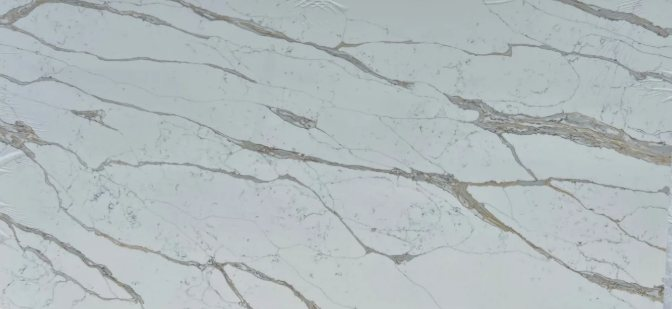
#> input picture img/s10.jpg, 672 x 309 px
$ python make_photo.py ../img/s1.jpg ../img/s10.jpg ../img/s10.jpg
#> lines starting #> are read from the running program, lines starting #| are printed output that depends on the picture; after the words box and inside, x2 and y2 are one past the last pixel; in counts of white or black regions, pixels touching at a corner belong together
# Синтетическое «фото с телефона» для теста экрана измерения: L-остаток 1500x900 мм, маркер 100 мм у верхнего края.
import sys, cv2, numpy as np
from PIL import Image
rng = np.random.default_rng(3)
k, pad = 1.8, 300
L = np.array([[0,0],[1500,0],[1500,400],[600,400],[600,900],[0,900]], float)
W, H = 4000, 3000
img = np.clip(rng.normal(75, 12, (H, W, 3)), 0, 255).astype(np.uint8)
poly = ((L + pad) * k).astype(np.int32)
stone = np.clip(rng.normal(200, 12, (H, W, 3)), 0, 255).astype(np.uint8)
m = np.zeros((H, W), np.uint8); cv2.fillPoly(m, [poly], 255); img[m > 0] = stone[m > 0]
#> after `cv2.fillPoly(m, [poly], 255)`:
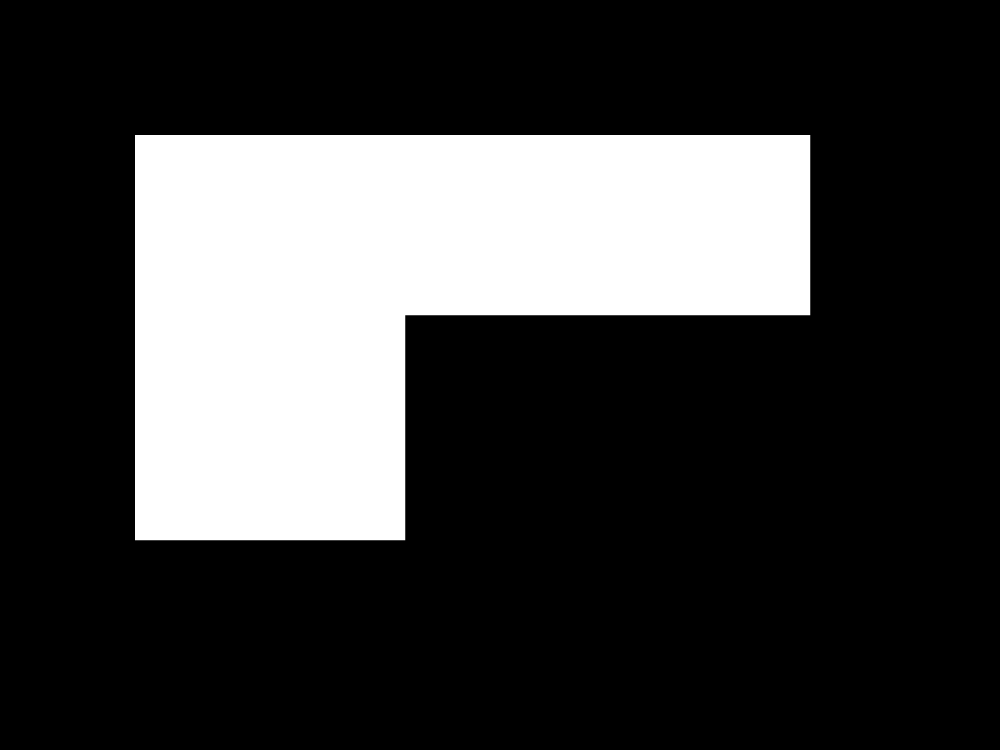
#> m: shape (3000, 4000) (shown at 1/4 size); 24.3% white; 1 white region, box (x1, y1, x2, y2) and area: (540, 540, 3241, 2161) 2920321
#> after `img[m > 0] = stone[m > 0]`:
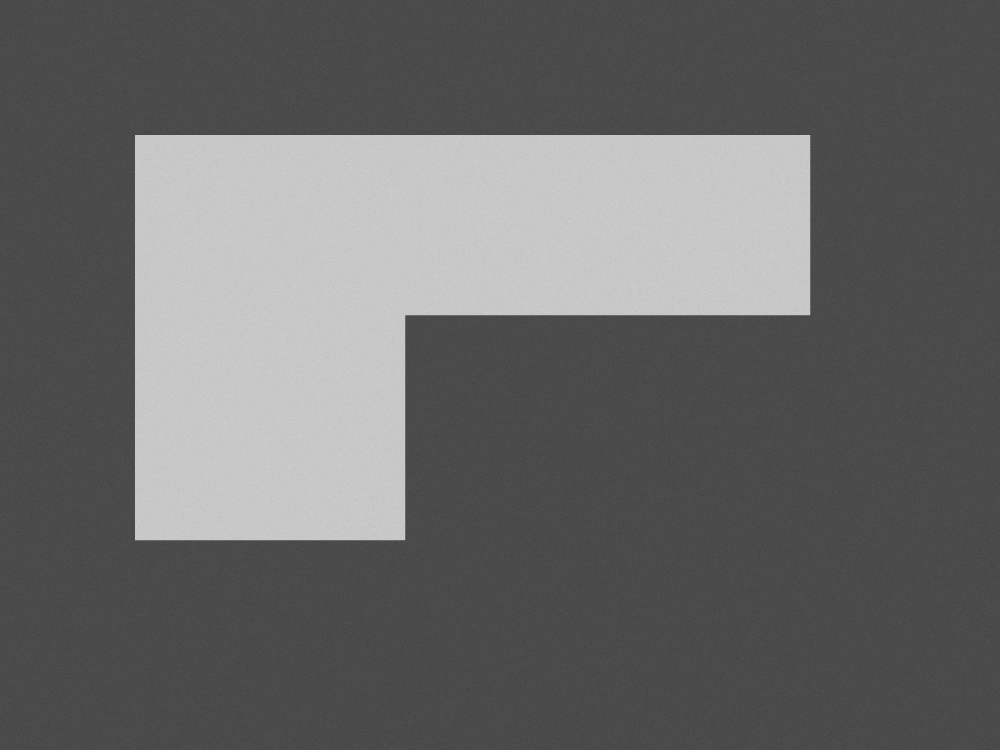
#> img: shape (3000, 4000, 3) (shown at 1/4 size); mean of channels 0, 1, 2 104.9, 104.9, 104.9; drawn as B, G, R
mk = cv2.imread(sys.argv[3] if len(sys.argv) > 3 else '/tmp/marker.png', 0)
#> mk: shape (309, 672); min 96, max 214, mean 183.7
s = int(100 * k); mk = cv2.resize(mk, (s, s), interpolation=cv2.INTER_NEAREST)
#> after `mk = cv2.resize(mk, (s, s), interpolation=cv2.INTER_NEAREST)`:
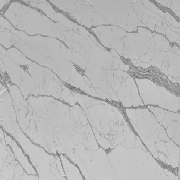
#> mk: shape (180, 180); min 96, max 213, mean 183.7
x0, y0 = int((1050 + pad) * k), int((60 + pad) * k); b = int(s * 0.1)
img[y0-b:y0+s+b, x0-b:x0+s+b] = 245; img[y0:y0+s, x0:x0+s] = mk[..., None]
src = np.float32([[0,0],[W,0],[W,H],[0,H]]); t = 0.08
dst = np.float32([[W*t, H*t*0.5],[W*(1-t*0.3), 0],[W, H],[W*t*0.6, H*(1-t*0.4)]])
img = cv2.warpPerspective(img, cv2.getPerspectiveTransform(src, dst), (W, H), borderValue=(75,75,75))
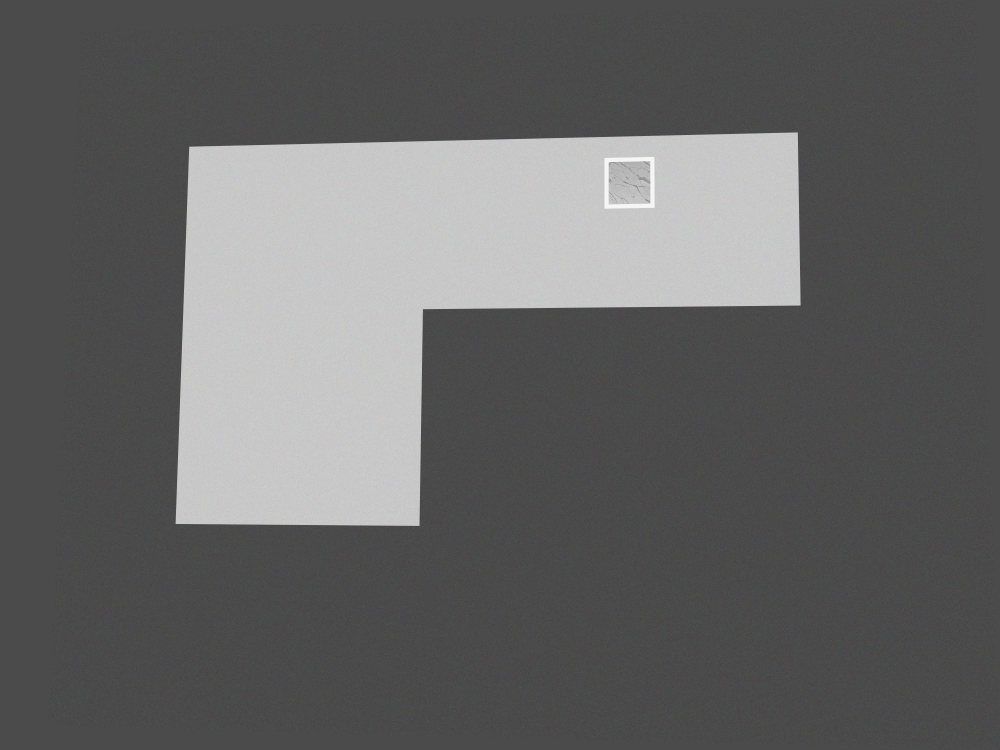
#> img: shape (3000, 4000, 3) (shown at 1/4 size); mean of channels 0, 1, 2 100.5, 100.5, 100.5; drawn as B, G, R
out, mode = sys.argv[1], sys.argv[2]
rgb = Image.fromarray(img[..., ::-1])
if mode == 'exif6':   # повернуть пиксели и записать EXIF «повернуть на 90°»: браузер должен развернуть обратно
    rgb = rgb.transpose(Image.ROTATE_90); ex = Image.Exif(); ex[0x0112] = 6; rgb.save(out, quality=88, exif=ex)
elif mode == 'nomarker':
    a = np.array(rgb); a[:] = np.clip(rng.normal(75, 12, a.shape), 0, 255); Image.fromarray(a.astype(np.uint8)).save(out, quality=88)
else:
    rgb.save(out, quality=88)

$ run again, on img/s11.jpg
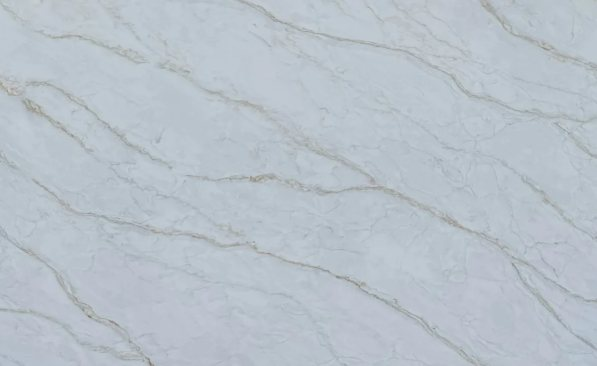
#> input picture img/s11.jpg, 597 x 366 px
#> m: shape (3000, 4000); 24.3% white; 1 white region, box (x1, y1, x2, y2) and area: (540, 540, 3241, 2161) 2920321
#> `mk = cv2.resize(mk, (s, s), interpolation=cv2.INTER_NEAREST)`:
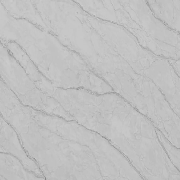
#> mk: shape (180, 180); min 134, max 208, mean 191.8

$ run again, on img/s12.jpg
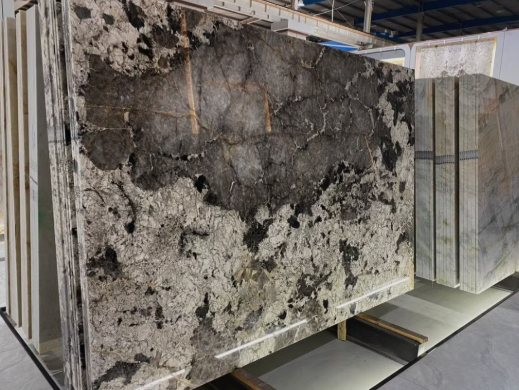
#> input picture img/s12.jpg, 519 x 390 px
#> m: shape (3000, 4000); 24.3% white; 1 white region, box (x1, y1, x2, y2) and area: (540, 540, 3241, 2161) 2920321
#> `mk = cv2.resize(mk, (s, s), interpolation=cv2.INTER_NEAREST)`:
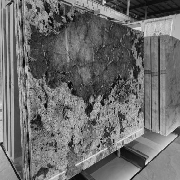
#> mk: shape (180, 180); min 0, max 233, mean 109.3

$ run again, on img/s13.jpg
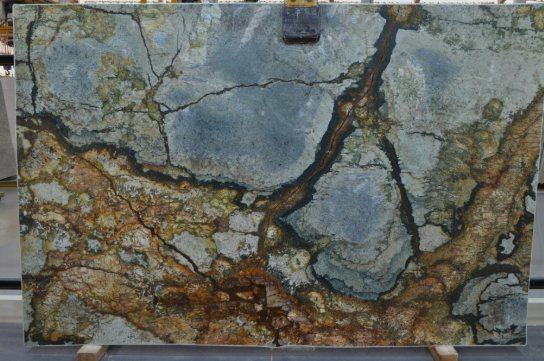
#> input picture img/s13.jpg, 544 x 361 px
#> m: shape (3000, 4000); 24.3% white; 1 white region, box (x1, y1, x2, y2) and area: (540, 540, 3241, 2161) 2920321
#> `mk = cv2.imread(sys.argv[3] if len(sys.argv) > 3 else '/tmp/marker.png..`:
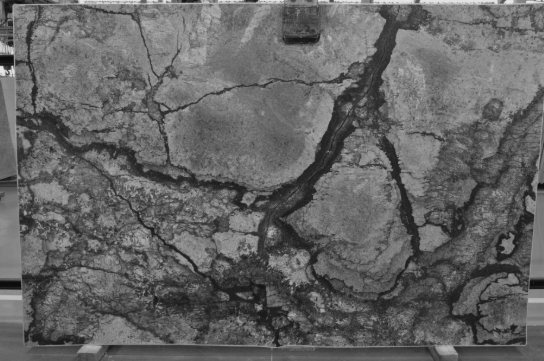
#> mk: shape (361, 544); min 8, max 237, mean 100.4
#> `mk = cv2.resize(mk, (s, s), interpolation=cv2.INTER_NEAREST)`:
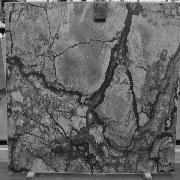
#> mk: shape (180, 180); min 10, max 235, mean 100.4
